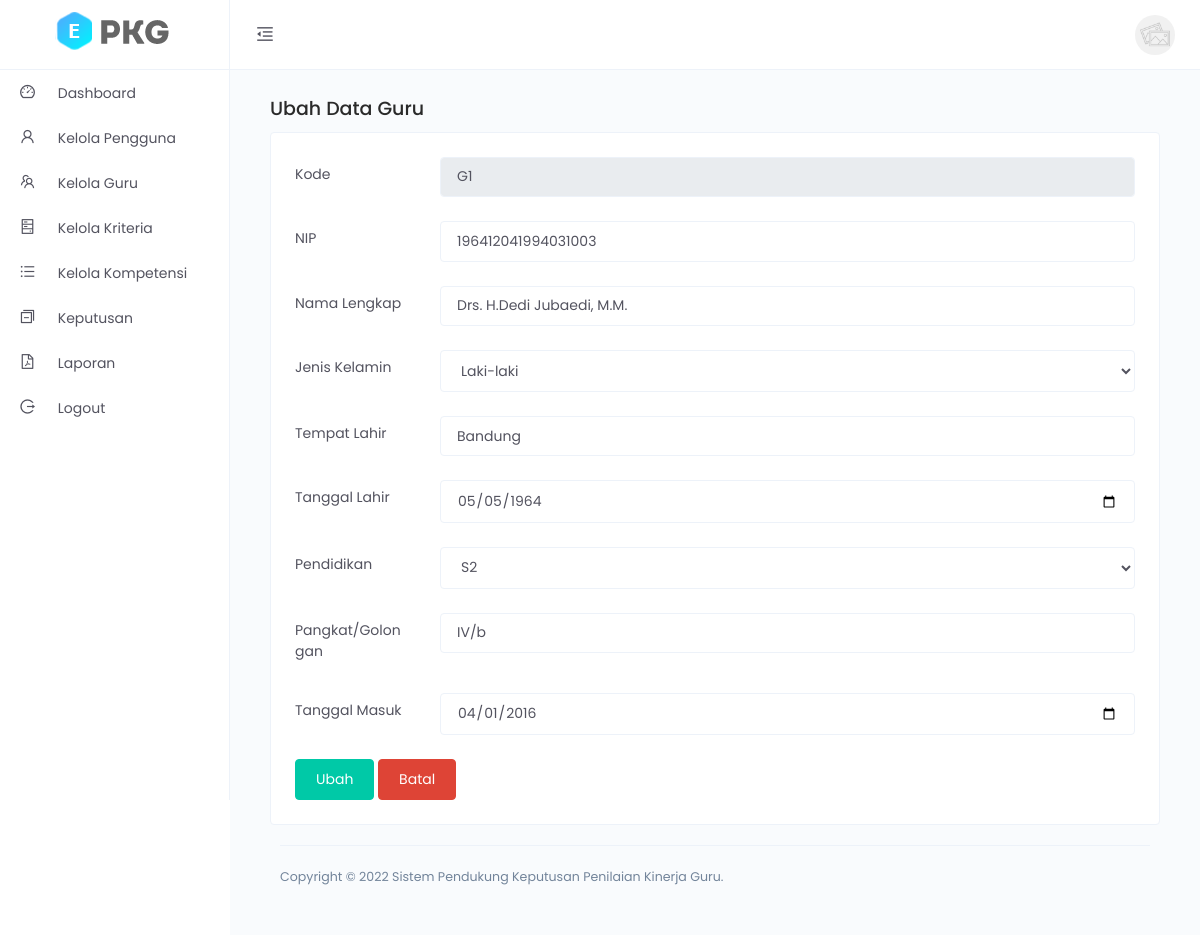
Screenshot of /guru/ubah_guru/G1 (signed in) with the database file from the repository.
### tables this page shows
CREATE TABLE `t_guru`  (
  `kode_alternatif` varchar(16) NOT NULL,
  `nip` varchar(18) NULL DEFAULT NULL,
  `nama_lengkap` varchar(255) NULL DEFAULT NULL,
  `jenis_kelamin` varchar(12) NULL DEFAULT NULL,
  `tempat_lahir` varchar(64) NULL DEFAULT NULL,
  `tanggal_lahir` date NULL DEFAULT NULL,
  `pendidikan` varchar(64) NULL DEFAULT NULL,
  `pangkat_golongan` varchar(128) NULL DEFAULT NULL,
  `tanggal_masuk` date NULL DEFAULT NULL,
  `status` int(1) NULL DEFAULT 1,
  `created_at` datetime(0) NULL DEFAULT current_timestamp(0),
  PRIMARY KEY (`kode_alternatif`) USING BTREE
);

### core/functions.php (called while the page is built, shortened)
<?php
function view($view, $data = [])
{
    extract($data);
    require "../app/view/" . $view . ".php";
}

### app/classes/Guru.php (called while the page is built, shortened)
<?php
class Guru
{
    protected $_db;
    public function __construct()
    {
        $this->_db = new Database();
    }
    public function ubah_guru($kode_alternatif)
    {
        $data['pendidikan'] = [
            'D3',
            'D4',
            'S1',
            'S2',
            'S3'
        ];
        $data['guru'] = $this->_db->other_query("SELECT * FROM t_guru WHERE kode_alternatif = '$kode_alternatif'");
        view('guru/ubah_data', $data);
    }
}

### core/router.php (called while the page is built, shortened)
<?php
class Router
{
    private $method     = 'index';
    private $params     = [];
    public function __construct()
    {
        $this->parseUri();
    }
    private function parseUri()
    {
        $uri = $_GET['uri'] ?? '';
        $uri = explode('/', trim(strtolower($uri), '/'));
        if (!empty($uri[0])) {
            unset($uri[0]);
        }
        $class = new $class;
        if (isset($uri[1])) {
            $method = $uri[1];
            unset($uri[1]);
            if (method_exists($class, $method)) {
                $this->method = $method;
            } else {
                abort();
            }
        }
        if (isset($uri[2])) {
            $this->params = array_values($uri);
        }
        call_user_func_array([$class, $this->method], $this->params);
    }
}

### public/index.php (called while the page is built, shortened)
<?php
new Router();

### app/classes/Database.php (called while the page is built, shortened)
<?php
class Database
{
    protected $conn;
    public function connect()
    {
        if (!$this->conn) {
            $this->conn = new mysqli(DB_HOST, DB_USER, DB_PASS, DB_NAME);
        }
    }
    function other_query($query, $type = 1)
    {
        $result = $this->conn->query($query);
        if ($type == 1) {
            $data = $result->fetch_object();
        } else {
            $data = $result->fetch_all(MYSQLI_ASSOC);
        }
        return $data;
    }
}

### app/view/guru/ubah_data.php (the view, shortened to what this page needs)
<div class="main-content">
    <div class="content">
        <div class="container-fluid">
            <div class="row">
                <div class="col-sm-12">
                    <div class="page-title-box">
                        <h4 class="page-title">Ubah Data Guru</h4>
                    </div>
                </div>
            </div>
            <div class="row">
                <div class="col-12">
                    <div class="card m-b-20">
                        <div class="card-body">
                            <form autocomplete="off" id="formUbah">
                            <div class="form-group row">
                                    <label for="kode_alternatif" class="col-sm-2 col-form-label">Kode</label>
                                    <div class="col-sm-10">
                                        <input class="form-control" type="text" readonly value="<?= $guru->kode_alternatif ?>" name="kode_alternatif" id="kode_alternatif" required>
                                    </div>
                                </div>
                                <div class="form-group row">
                                    <label for="nip" class="col-sm-2 col-form-label">NIP</label>
                                    <div class="col-sm-10">
                                        <input class="form-control" value="<?= $guru->nip ?>" type="text" placeholder="Masukan NIP" name="nip" id="nip" required>
                                    </div>
                                </div>
                                <div class="form-group row">
                                    <label for="nama_lengkap" class="col-sm-2 col-form-label">Nama Lengkap</label>
                                    <div class="col-sm-10">
                                        <input class="form-control" value="<?= $guru->nama_lengkap ?>" type="text" placeholder="Masukan nama lengkap" name="nama_lengkap" id="nama_lengkap" required>
                                    </div>
                                </div>
                                <div class="form-group row">
                                    <label for="jenis_kelamin" class="col-sm-2 col-form-label">Jenis Kelamin</label>
                                    <div class="col-sm-10">
                                        <select class="form-control" name="jenis_kelamin" id="jenis_kelamin" required>
                                            <option <?= $guru->jenis_kelamin == "L" ? "selected" : null  ?> value="L">Laki-laki</option>
                                        </select>
                                    </div>
                                </div>
                                <div class="form-group row">
                                    <label for="tempat_lahir" class="col-sm-2 col-form-label">Tempat Lahir</label>
                                    <div class="col-sm-10">
                                        <input class="form-control" type="text" value="<?= $guru->tempat_lahir ?>" placeholder="Masukan Tempat Lahir" name="tempat_lahir" id="tempat_lahir" required>
                                    </div>
                                </div>
                                <div class="form-group row">
                                    <label for="tanggal_lahir" class="col-sm-2 col-form-label">Tanggal Lahir</label>
                                    <div class="col-sm-10">
                                        <input class="form-control" type="date" value="<?= $guru->tanggal_lahir ?>" placeholder="Masukan Tanggal Lahir" name="tanggal_lahir" id="tanggal_lahir" required>
                                    </div>
                                </div>
                                <div class="form-group row">
                                    <label for="pendidikan" class="col-sm-2 col-form-label">Pendidikan</label>
                                    <div class="col-sm-10">
                                        <select class="form-control" name="pendidikan" id="pendidikan" required>
                                            <?php foreach($pendidikan as $row) : ?>
                                                <option <?= $guru->pendidikan == $row ? 'selected' : null ?> value="<?= $row ?>"><?= $row ?></option>
                                            <?php endforeach; ?>
                                        </select>
                                    </div>
                                </div>
                                <div class="form-group row">
                                    <label for="pangkat_golongan" class="col-sm-2 col-form-label">Pangkat/Golongan</label>
                                    <div class="col-sm-10">
                                        <input class="form-control" type="text" value="<?= $guru->pangkat_golongan ?>" placeholder="Masukan Pangkat/Golongan" name="pangkat_golongan" id="pangkat_golongan" required>
                                    </div>
                                </div>
                                <div class="form-group row">
                                    <label for="tanggal_masuk" class="col-sm-2 col-form-label">Tanggal Masuk</label>
                                    <div class="col-sm-10">
                                        <input class="form-control" type="date" value="<?= $guru->tanggal_masuk ?>" placeholder="Masukan Tanggal Masuk" name="tanggal_masuk" id="tanggal_masuk" required>
                                    </div>
                                </div>
                                <button type="submit" class="btn btn-success" name="submit">Ubah</button>
                                <a href="javascript:history.back()" class="btn btn-danger">Batal</a>
                            </form>
                        </div>
                    </div>
                </div>
            </div>
        </div>
    </div>

### rows the page displays
t_guru: kode_alternatif "G1", nip "196412041994031003", nama_lengkap "Drs. H.Dedi Jubaedi, M.M.", jenis_kelamin "Laki-laki", tempat_lahir "Bandung", tanggal_lahir "05/05/1964", pendidikan "S2", pangkat_golongan "IV/b", tanggal_masuk "04/01/2016"
